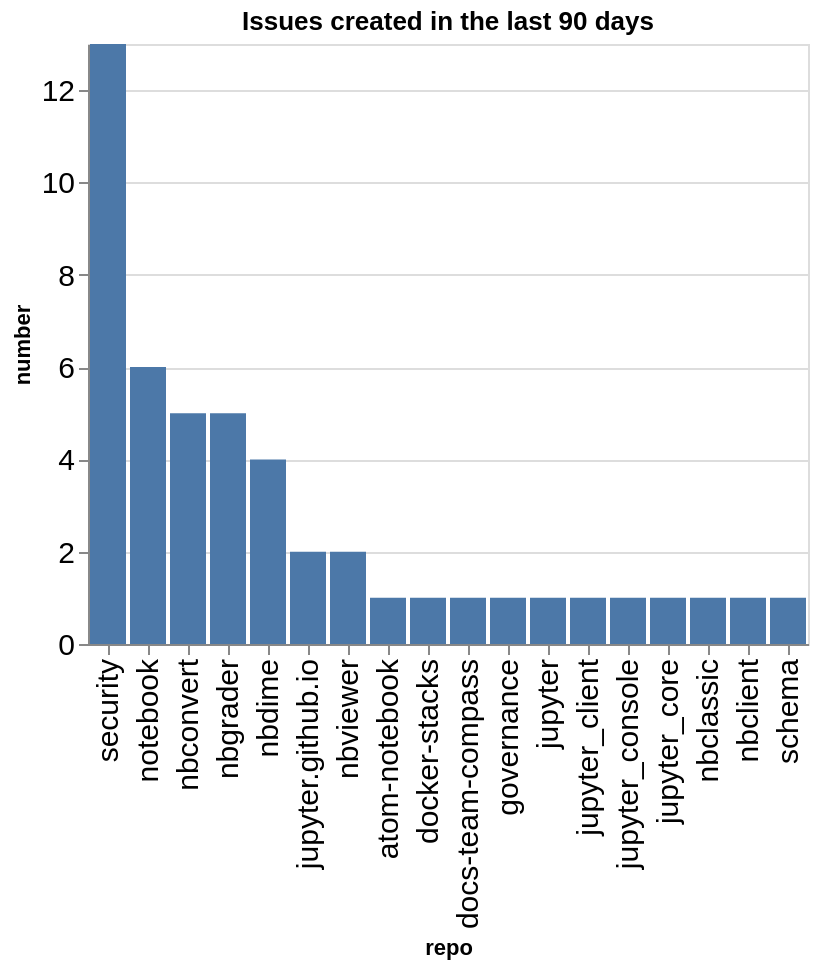

Notebook code cell kept with this figure:
### Code cell
created_counts = created.groupby(['org', 'repo']).count()['number'].reset_index()
created_counts['org/repo'] = created_counts.apply(lambda a: a['org'] + '/' + a['repo'], axis=1)
sorted_vals = created_counts.sort_values(['org', 'number'], ascending=False)['repo'].values
alt.Chart(data=created_counts, title=f"Issues created in the last {n_days} days").mark_bar().encode(
    x=alt.X('repo', sort=alt.Sort(sorted_vals.tolist())),
    y='number',
)

### Figure 1 — Vega-Lite specification as saved in the notebook (floating-point values rounded to 4 significant figures)
{"config": {"axisLeft": {"labelFontSize": 15}, "axisBottom": {"labelFontSize": 15}}, "data": {"name": "data-4801344764e0fcf988520db78590c204"}, "mark": {"type": "bar"}, "encoding": {"x": {"field": "repo", "sort": ["security", "notebook", "nbconvert", "nbgrader", "nbdime", "jupyter.github.io", "nbviewer", "atom-notebook", "docker-stacks", "docs-team-compass", "governance", "jupyter", "jupyter_client", "jupyter_console", "jupyter_core", "nbclassic", "nbclient", "schema"], "type": "nominal"}, "y": {"field": "number", "type": "quantitative"}}, "title": "Issues created in the last 90 days", "$schema": "https://vega.github.io/schema/vega-lite/v5.20.1.json", "datasets": {"data-4801344764e0fcf988520db78590c204": [{"org": "jupyter", "repo": "atom-notebook", "number": 1, "org/repo": "jupyter/atom-notebook"}, {"org": "jupyter", "repo": "docker-stacks", "number": 1, "org/repo": "jupyter/docker-stacks"}, {"org": "jupyter", "repo": "docs-team-compass", "number": 1, "org/repo": "jupyter/docs-team-compass"}, {"org": "jupyter", "repo": "governance", "number": 1, "org/repo": "jupyter/governance"}, {"org": "jupyter", "repo": "jupyter", "number": 1, "org/repo": "jupyter/jupyter"}, {"org": "jupyter", "repo": "jupyter.github.io", "number": 2, "org/repo": "jupyter/jupyter.github.io"}, {"org": "jupyter", "repo": "jupyter_client", "number": 1, "org/repo": "jupyter/jupyter_client"}, {"org": "jupyter", "repo": "jupyter_console", "number": 1, "org/repo": "jupyter/jupyter_console"}, {"org": "jupyter", "repo": "jupyter_core", "number": 1, "org/repo": "jupyter/jupyter_core"}, {"org": "jupyter", "repo": "nbclassic", "number": 1, "org/repo": "jupyter/nbclassic"}, {"org": "jupyter", "repo": "nbclient", "number": 1, "org/repo": "jupyter/nbclient"}, {"org": "jupyter", "repo": "nbconvert", "number": 5, "org/repo": "jupyter/nbconvert"}, {"org": "jupyter", "repo": "nbdime", "number": 4, "org/repo": "jupyter/nbdime"}, {"org": "jupyter", "repo": "nbgrader", "number": 5, "org/repo": "jupyter/nbgrader"}, {"org": "jupyter", "repo": "nbviewer", "number": 2, "org/repo": "jupyter/nbviewer"}, {"org": "jupyter", "repo": "notebook", "number": 6, "org/repo": "jupyter/notebook"}, {"org": "jupyter", "repo": "schema", "number": 1, "org/repo": "jupyter/schema"}, {"org": "jupyter", "repo": "security", "number": 13, "org/repo": "jupyter/security"}]}}
